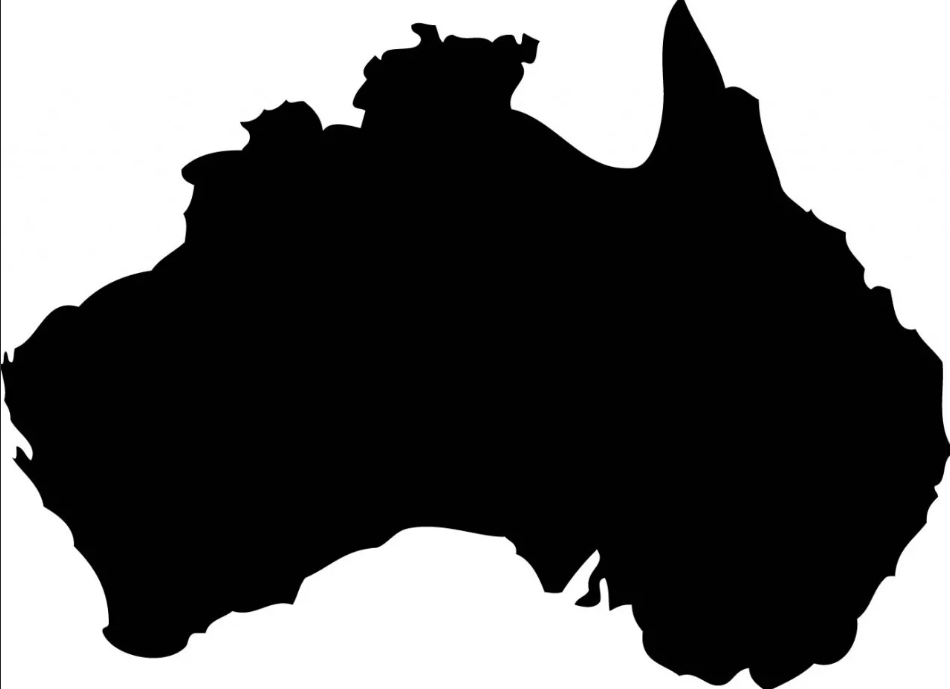
#> input picture Australia.png, 950 x 689 px, found by its file name
$ jupyter execute --allow-errors lab1.ipynb
#> lines starting #> are read from the running program, lines starting #| are printed output that depends on the picture
[cell 1]
import numpy as np
import cv2
import matplotlib.pyplot as plt
cv_image = cv2.imread("..\Australia.png")
#> cv_image is the input picture: shape (689, 950, 3); mean B, G, R 98.5, 98.5, 98.5
plt.imshow(cv_image)
plt.show()

[cell 2]
import random
import numpy as np

epsilon = 0.001

def if_point_in_square(left, lower, right, upper, x, y):
    return (x >= left and x <= right and y <= upper and y >= lower)

def MonteCarlo(circles, left, lower, right, upper, cv_image, treshold = 0.4):
    cnt = 0
    min_x = min(left, right)
    max_x = max(left, right)
    min_y = min(upper, lower)
    max_y = max(upper, lower)

    if min_x < 0 or min_y < 0 or max_x < 0 or max_y < 0:
        return False

    if min_x >= cv_image.shape[1] or min_y >= cv_image.shape[0] or max_x >= cv_image.shape[1] or max_y >= cv_image.shape[0]:
        return False

    for i in range(0, circles):
        random.seed(2 * i + 1)
        x = random.randint(min_x, max_x)
        y = random.randint(min_y, max_y)

        if if_point_in_square(min_x, min_y, max_x, max_y, x, y) and np.all(cv_image[y][x] == np.array([1, 1, 1])):
            cnt += 1

    if cnt * 1. / circles >= treshold:
        #print(cnt)
        return True
    return False

[cell 3]
from PIL import Image, ImageDraw

def split_image_and_draw_grid(image_path, num_rows, num_cols, circles):
    # Open the image
#> called with image_path = '..\\Australia.png', num_rows = 5, num_cols = 5, circles = 1000
    image = Image.open(image_path)
    draw = ImageDraw.Draw(image)

    # Get image size
    width, height = image.size
#> width = 950; height = 689

    # Calculate rectangle dimensions
    rect_width = width // num_cols
#> rect_width = 190
    rect_height = height // num_rows
#> rect_height = 137

    # Create a NumPy array representing the image
    cv_image = np.array(image)

    rectangles_coordinates = []

    # Draw grid and apply Monte Carlo
    for i in range(num_rows):
        for j in range(num_cols):
            left = j * rect_width
            upper = i * rect_height
            right = left + rect_width
            lower = upper + rect_height

            # Apply Monte Carlo
            if MonteCarlo(circles, left, lower, right, upper, cv_image):
                # Draw rectangles
                draw.rectangle([left, upper, right, lower], outline='red')
                rectangles_coordinates.append([(left, upper), (right, upper), (right, lower), (left, lower)])
#> after the loop, rectangles_coordinates = 13 items

    # Display the image with the drawn rectangles
    #image.show()
    image.save("squares.png")
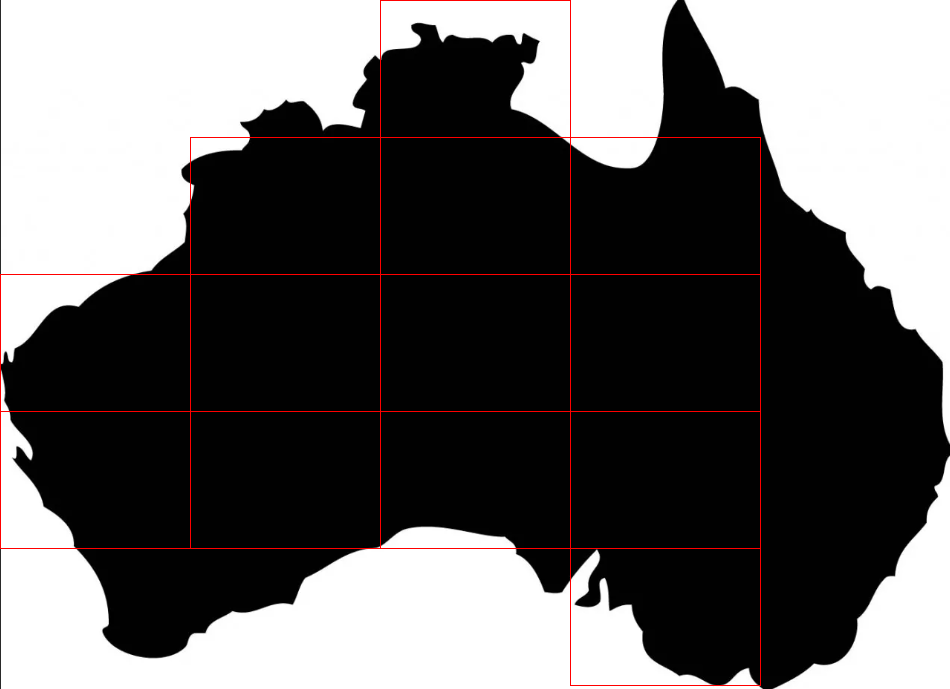
#> saved as squares.png: PIL image 950x689 RGB; mean R, G, B 100.2, 98, 98

    return rectangles_coordinates, rect_width, rect_height

# Path to the image
image_path = "..\Australia.png"

# Grid dimensions
num_rows = 5
num_cols = 5

# Parameters for Monte Carlo
circles = 1000
threshold = 0.5

# Get coordinates of rectangles and draw the grid
coordinates, width, hight = split_image_and_draw_grid(image_path, num_rows, num_cols, circles)
#> coordinates = 13 items; width = 190; hight = 137

# Output coordinates of each rectangle
#for i, coord in enumerate(coordinates, start=1):
#    print(f"Rectangle {i} coordinates: {coord}")

[cell 4]
id_coord = []
for coordinate in coordinates:
    for i in range(0, len(coordinate)):
        id_coord.append(coordinate[i])
#> this loop made 13 passes
#> coordinate on passes 1 to 12: [(380, 0), (570, 0), (570, 137), (380, 137)], [(190, 137), (380, 137), (380, 274), (190, 274)], [(380, 137), (570, 137), (570, 274), (380, 274)], [(570, 137), (760, 137), (760, 274), (570, 274)], [(0, 274), (190, 274), (190, 411), (0, 411)], [(190, 274), (380, 274), (380, 411), (190, 411)], [(380, 274), (570, 274), (570, 411), (380, 411)], [(570, 274), (760, 274), (760, 411), (570, 411)], [(0, 411), (190, 411), (190, 548), (0, 548)], [(190, 411), (380, 411), (380, 548), (190, 548)], [(380, 411), (570, 411), (570, 548), (380, 548)], [(570, 411), (760, 411), (760, 548), (570, 548)]
#> after the loop, id_coord = 52 pairs, first value 0 to 760, second value 0 to 685

id_coord = (list(set(id_coord)))
#> id_coord = [(0, 274), (380, 0), (0, 411), (570, 411), (380, 137), (0, 548), (570, 548), (380, 274), (570, 685), (380, 411), (380, 548), (190, 137), (190, 274), (760, 137), (190, 411), (760, 274), (190, 548), (570, 0), (760, 411), (570, 137), (760, 548), (570, 274), (760, 685)]
id_coord.sort()

[cell 5]
matrix_np = np.zeros((len(id_coord), len(id_coord)))
#> matrix_np: shape (23, 23) float64; every value is 0
a_x = 1.
a_y = 1.

is_on_board = []
for i in range(0, len(id_coord)):
    cnt1 = 0
    cnt2 = 0
    cnt3 = 0
    cnt4 = 0
    max_1 = 0
    max_2 = 0
    max_3 = 0
    max_4 = 0

    for s in range(0, len(id_coord)):  #выше
        if (i != s and id_coord[i][0] == id_coord[s][0]):
                if  id_coord[s][1] - id_coord[i][1] >= max_1:
                    max_1 = id_coord[s][1] - id_coord[i][1]

    cnt1 = max_1 / hight

    for s in range(0, len(id_coord)): #ниже
        if (i != s and id_coord[i][0] == id_coord[s][0]):
                if  id_coord[i][1] - id_coord[s][1] >= max_2:
                    max_2 = id_coord[i][1] - id_coord[s][1]

    cnt2 = max_2 / hight


    for s in range(0, len(id_coord)):  # левее
        if (i != s and id_coord[i][1] == id_coord[s][1]):
                if  id_coord[i][0] - id_coord[s][0] >= max_3:
                    max_3 = id_coord[i][0] - id_coord[s][0]

    cnt3 = max_3 / width

    for s in range(0, len(id_coord)):  # правее
        if (i != s and id_coord[i][1] == id_coord[s][1]):
                if  id_coord[s][0] - id_coord[i][0] >= max_4:
                    max_4 = id_coord[s][0] - id_coord[i][0]

    cnt4 = max_4 / width
    if min(cnt1, cnt2, cnt3, cnt4) == 0:
         is_on_board.append(i)
    #print ("cnt1 ", cnt1, " cnt2 ", cnt2, " cnt3 ", cnt3, " cnt4 ", cnt4 )

    for j in range(0, len(id_coord)):

        if (cnt3 >= 2 and cnt4 >= 2):
            if i == j:
                matrix_np[i][j] += -5./2 * (a_x)
            if (id_coord[i][1] == id_coord[j][1] and abs(id_coord[i][0] - id_coord[j][0]) == width):
                matrix_np[i][j] = a_x * (4./3)
            if (id_coord[i][1] == id_coord[j][1] and abs(id_coord[i][0] - id_coord[j][0]) == 2 * width):
                matrix_np[i][j] = a_x * (-1./12)


        if (cnt1 >= 2 and cnt2 >= 2):
            if i == j:
                matrix_np[i][j] += -5./2 * (a_y)
            if (id_coord[i][0] == id_coord[j][0] and abs(id_coord[i][1] - id_coord[j][1]) == hight):
                matrix_np[i][j] = a_y * (4./3)
            if (id_coord[i][0] == id_coord[j][0] and abs(id_coord[i][1] - id_coord[j][1]) == 2 * hight):
                matrix_np[i][j] = a_y * (-1./12)


        # схема второго порядка
        if (min(cnt3, cnt4) == 1):
            if i == j:
                matrix_np[i][j] += -2. * (a_x)
            if (id_coord[i][1] == id_coord[j][1] and abs(id_coord[i][0] - id_coord[j][0]) == width):
                matrix_np[i][j] = a_x * (1.)

        if (min(cnt1, cnt2) == 1):
            if i == j:
                matrix_np[i][j] += -2. * (a_y)
            if (id_coord[i][0] == id_coord[j][0] and abs(id_coord[i][1] - id_coord[j][1]) == hight):
                matrix_np[i][j] = a_y * (1.)


        if (cnt3 == 0 or cnt4 == 0):

            if i == j:
                 matrix_np[i][j] += -2. * (a_x)

            if (id_coord[i][1] == id_coord[j][1] and abs(id_coord[i][0] - id_coord[j][0]) == 1. * width):
                 matrix_np[i][j] = a_x * (2.)


        if (cnt1 == 0 or cnt2 == 0):
            if i == j:
                 matrix_np[i][j] += -2. * (a_y)

            if (id_coord[i][0] == id_coord[j][0] and abs(id_coord[i][1] - id_coord[j][1]) == 1. * hight):
                    matrix_np[i][j] = a_y * (2.)
#> this loop made 23 passes
#> (cnt1, cnt2, cnt3, cnt4) on passes 1 to 12: (2, 0, 0, 4), (1, 1, 0, 4), (0, 2, 0, 4), (3, 0, 0, 3), (2, 1, 1, 3), (1, 2, 1, 3), (0, 3, 1, 3), (4, 0, 0, 1), (3, 1, 1, 2), (2, 2, 2, 2), (1, 3, 2, 2), (0, 4, 2, 2)
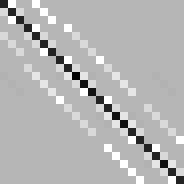
#> matrix_np: shape (23, 23) float64 (shown 8 times larger); min -5, max 2, mean -1.01e-17; drawn with min black and max white
#> after the loop, is_on_board = [0, 1, 2, 3, 6, 7, 11, 12, 17, 18, 19, 20, 21, 22]


   # print(" Этап ", i)
print(type(matrix_np))
#| <class 'numpy.ndarray'>

[cell 6]
is_on_board
#> Out = [0, 1, 2, 3, 6, 7, 11, 12, 17, 18, 19, 20, 21, 22]

[cell 7]
X_start = []
for i in range(0, len(id_coord)):
    if i % 2 == 1:
        X_start.append(4.)

    else:
        X_start.append(5.)
#> this loop made 23 passes
#> after the loop, X_start = [5, 4, 5, 4, 5, 4, 5, 4, 5, 4, 5, 4, 5, 4, 5, 4, 5, 4, 5, 4, 5, 4, 5]


Nt = 12000
tmax = 1.2

t_array = np.linspace(0.,tmax, Nt)
dt = t_array[1] - t_array[0]
dh = 1.
nt = len(t_array)
X = []
X.append(X_start)
m = -1.
omega = 1.

identity_matrix = np.eye(len(id_coord))
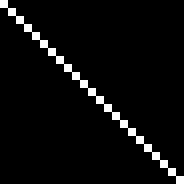
#> identity_matrix: shape (23, 23) float64 (shown 8 times larger); values 0 (black) and 1 (white), 4.3% white in thin lines or dots

[cell 8]
def MNK():

    rightX = []
    for j in range(0, len(id_coord)):
        if not (j  in is_on_board):
            rightX.append(X[0][j])
        else:
            rightX.append(X[0][j] + dt *(1 + m * np.cos(omega * 1 * dt)))
#> after the loop, rightX has the same summary as X_start outside MNK

    b_matrix = identity_matrix + np.array(matrix_np)* dt / (dh ** 2) * 1.
    inverse_matrix = np.linalg.inv(np.array(b_matrix))

    resX = inverse_matrix @ rightX
#> resX = 23 values, max 5 at index 14, min 4 at index 9, mean 4.52
    X.append(resX)

    rightX = []
    b_matrix = identity_matrix + np.array(matrix_np)* dt / (dh ** 2) * -2./3
    inverse_matrix1 = np.linalg.inv(np.array(b_matrix))

    a2 = 4/3
    a3 = -1/3
    for j in range(0, len(id_coord)):
        if not (j  in is_on_board):
            rightX.append(a2 * X[1][j] + a3 * X[0][j])
        else:
            rightX.append(a2 * X[1][j] + a3 * X[0][j] + dt *(1 + m * np.cos(omega * 2 * dt))* -2./3)

    resX = inverse_matrix1 @ rightX
    X.append(resX)


    for i in range(3, Nt):

        alpha1 = 18/11
        alpha2 = -9/11
        alpha3 = 2/11
        rightX = []
        b_matrix = identity_matrix + np.array(matrix_np)* dt / (dh ** 2) * -6./11
        inverse_matrix2 = np.linalg.inv(np.array(b_matrix))

        for j in range(0, len(id_coord)):
            if not (j  in is_on_board):
                rightX.append(alpha3 * X[i-3][j]+ alpha2 * X[i-2][j] + alpha1 * X[i-1][j])
            else:
                rightX.append(alpha3 * X[i-3][j]+ alpha2 * X[i-2][j] + alpha1 * X[i-1][j] + dt *(1 + m * np.cos(omega * i * dt)) * -6./11)


        resX = inverse_matrix2 @ rightX
        X.append(resX)
#> after the loop, X = 12000 items

[cell 9]
MNK()

[cell 10]
import matplotlib.pyplot as plt

t_array = np.linspace(0.,tmax, Nt)
#> t_array = 12000 values from 0 to 1.2
list_x = []

ind = 9
for i in range(0, len(X)):
    list_x.append(X[i][ind])
#> after the loop, list_x = 12000 values, max 4.53 at index 4594, min 4 at index 1, mean 4.48


plt.figure()
plt.grid()
plt.title("Temperature Modelling")
plt.plot(t_array[0:10000], list_x[0:10000], 'b')


plt.xlabel('Time t')
plt.ylabel('Temperature')

plt.show()
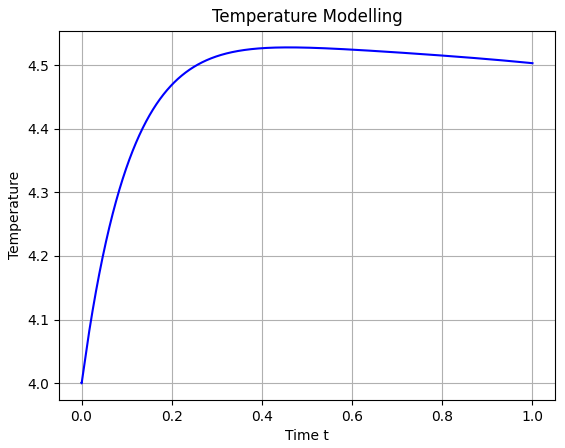
#> figure drawn by matplotlib, 1 panel; curve peaks at x = 0.459, y = 4.53

[cell 11]
all_res = []
#> (the rest of this cell did not finish here and is left out)

[cell 12]
iterations = np.linspace(0, 100, 100)
#> iterations = 100 values from 0 to 100
print(len(iterations))
#| 100
#> (the rest of this cell did not finish here and is left out)
